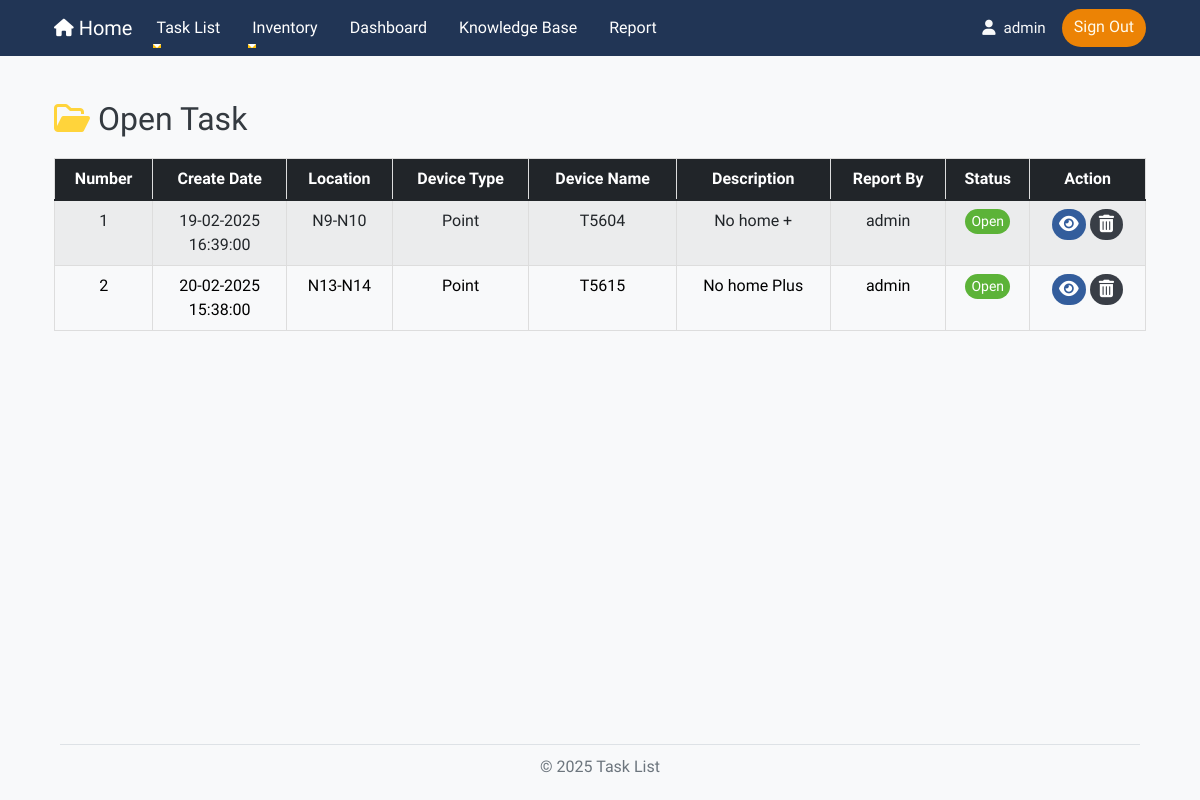
Before: /work/open (signed in) with the older database file.
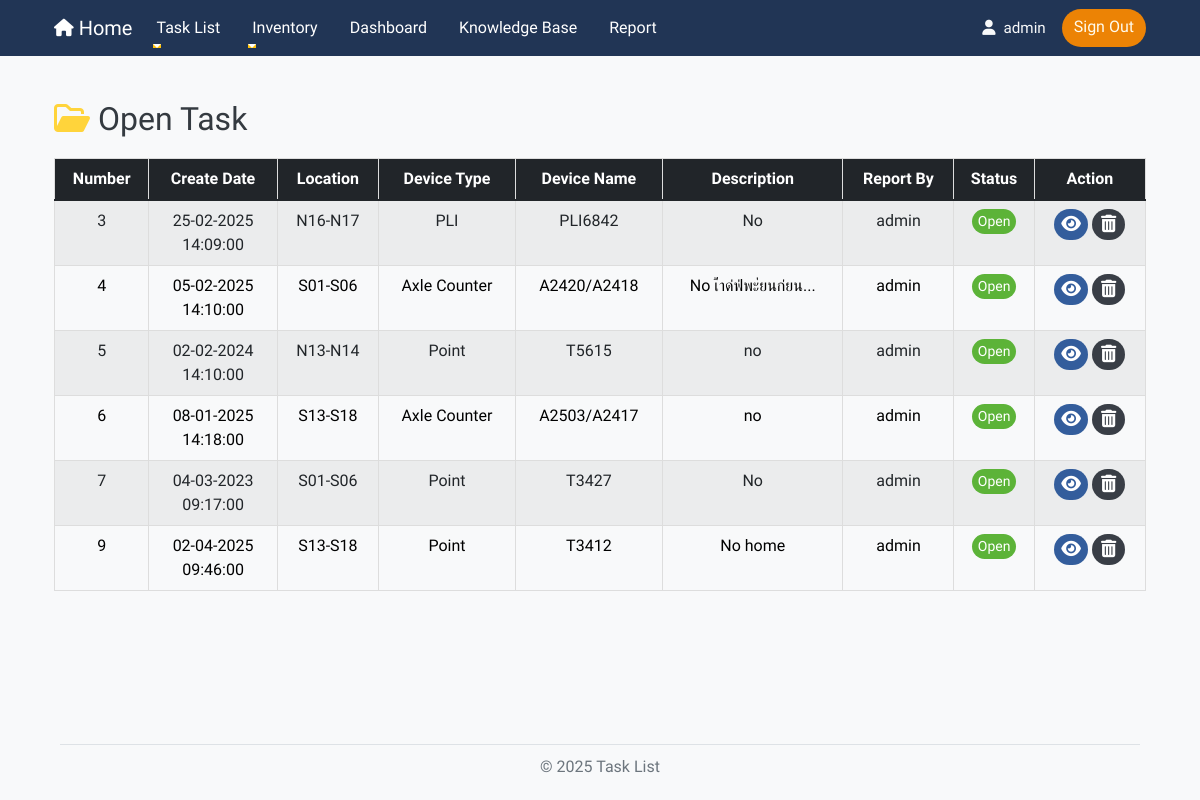
After: the same page with the newer database file.
### app/models/Work.py (models this page shows, shortened)
class Work(db.Model):
    number = db.Column(db.Integer, primary_key=True, autoincrement=True)  # เลข 6 หลัก รันอัตโนมัติ
    create_date = db.Column(db.DateTime, default=now_utc)  # วันที่และเวลา สร้างอัตโนมัติ
    work_order = db.Column(db.String(50), nullable=False)          # Work Order
    line_id = db.Column(db.Integer, db.ForeignKey('line.id'), nullable=True)
    location_id = db.Column(db.Integer, db.ForeignKey('location.id'), nullable=True)
    device_type_id = db.Column(db.Integer, db.ForeignKey('device_type.id'), nullable=True)
    device_name_id = db.Column(db.Integer, db.ForeignKey('device_name.id'), nullable=True)
    description = db.Column(db.Text, nullable=False)               # รายละเอียด
    report_by = db.Column(db.String(50), nullable=False)           # ผู้รายงาน
    status = db.Column(db.String(20), nullable=False, default="open")  # สถานะ (ค่าเริ่มต้น: open)
    link = db.Column(db.String(255), nullable=True)           # URL ของไฟล์
    cause_id = db.Column(db.Integer, db.ForeignKey('cause.id'), nullable=True)  # ForeignKey เชื่อมกับ Cause
    point_casedetail_id = db.Column(db.Integer, db.ForeignKey('point_case_detail.id'), nullable=True)  # ForeignKey เชื่อมกับ PointCaseDetail
    line = db.relationship('Line', backref='works')
    location = db.relationship('Location', backref='works')
    device_type = db.relationship('DeviceType', backref='works')
    device_name = db.relationship('DeviceName', backref='works')
    cause = db.relationship('Cause', backref='works')
    point_casedetail = db.relationship('PointCaseDetail', backref='works')

### app/models/Location.py (models this page shows, shortened)
class Location(db.Model):
    id = db.Column(db.Integer, primary_key=True)
    name = db.Column(db.String(50), nullable=False)
    line_id = db.Column(db.Integer, db.ForeignKey('line.id'), nullable=False)
    line = db.relationship('Line', backref=db.backref('locations', lazy=True))

### app/models/DeviceType.py (models this page shows, shortened)
class DeviceType(db.Model):
    id = db.Column(db.Integer, primary_key=True)
    name = db.Column(db.String(50), nullable=False)
    line_id = db.Column(db.Integer, db.ForeignKey('line.id'), nullable=False)
    line = db.relationship('Line', backref=db.backref('device_types', lazy=True))

### app/models/DeviceName.py (models this page shows, shortened)
class DeviceName(db.Model):
    id = db.Column(db.Integer, primary_key=True)
    name = db.Column(db.String(100), nullable=False)
    device_type_id = db.Column(db.Integer, db.ForeignKey('device_type.id'), nullable=False)
    location_id = db.Column(db.Integer, db.ForeignKey('location.id'), nullable=False)
    device_type = db.relationship('DeviceType', backref=db.backref('device_names', lazy=True))
    location = db.relationship('Location', backref=db.backref('device_names', lazy=True))
    bound = db.Column(db.String(100), nullable=True)
    inandout = db.Column(db.String(100), nullable=True)
    serial_number = db.Column(db.String(100), nullable=True)
    ip_address = db.Column(db.String(45), nullable=True)
    mac_address = db.Column(db.String(17), nullable=True)
    channel = db.Column(db.String(50), nullable=True)
    device_role = db.Column(db.String(50), nullable=True)
    force_data = db.Column(db.String(50), nullable=True)
    vac_white = db.Column(db.String(50), nullable=True)
    current_white = db.Column(db.String(50), nullable=True)
    vac_red = db.Column(db.String(50), nullable=True)
    current_red = db.Column(db.String(50), nullable=True)
    vac_yellow = db.Column(db.String(50), nullable=True)
    current_yellow = db.Column(db.String(50), nullable=True)
    f1_f2 = db.Column(db.String(50), nullable=True)
    red_module = db.Column(db.String(50), nullable=True)
    white_module = db.Column(db.String(50), nullable=True)
    yellow_module = db.Column(db.String(50), nullable=True)

### app/work/routes.py (the view)
@work_bp.route('/open',methods=['GET','POST'])
@login_required
def open():
        works = Work.query.all()
        return render_template("open.html", works=works)

### app/work/templates/work/open.html (shortened to what this page needs)
{% import "bootstrap/wtf.html" as wtf %}
{% extends "layout.html" %}
{% block content %}
<!DOCTYPE html>
<html lang="en">
<head>
    <link rel="stylesheet" href="https://cdn.jsdelivr.net/npm/bootstrap@5.1.3/dist/css/bootstrap.min.css">
    <link rel="stylesheet" href="https://cdn.jsdelivr.net/npm/bootstrap-table/dist/bootstrap-table.min.css">
    <link rel="stylesheet" href="{{ url_for('static', filename='/style.css') }}">
</head>
<body>
<div class="container">
    <br>
    <h2><i class="fa-regular fa-folder-open" style="color: #FFD43B;"></i> Open Task </h2>
    {% if works %}
    <table data-toggle="table"
           data-search="true"
           data-pagination="true"
           data-page-list="[10, 25, 50, 100, all]"
           class="table table-striped table-hover">
        <thead class="table-dark">
            <tr>
                <th data-sortable="true" data-field="number">Number</th>
                <th data-sortable="true" data-field="create_date">Create Date</th>
                <th data-sortable="true" data-field="location_name">Location</th>
                <th data-sortable="true" data-field="device_type">Device Type</th>
                <th data-sortable="true" data-field="device_name">Device Name</th>
                <th data-sortable="true" data-field="description">Description</th>
                <th data-sortable="true" data-field="report_by">Report By</th>
                <th data-sortable="true" data-field="status">Status</th>
                <th data-field="action">Action</th>
            </tr>
        </thead>
        <tbody>
            {% for work in works %}
            {% if work.status != 'Closed' %}
            <tr>
                <td>{{ work.number }}</td>
                <td>{{ work.create_date.strftime('%d-%m-%Y') }}<br>
                    {{ work.create_date.strftime('%H:%M:%S') }}</td>
                <td>{{ work.location.name if work.location else '-' }}</td>
                <td>{{ work.device_type.name if work.device_type else '-' }}</td>
                <td>{{ work.device_name.name if work.device_name else '-' }}</td>
                <td>
                    {% if work.description|length > 20 %}
                        <span title="{{ work.description }}" data-bs-toggle="tooltip" data-bs-placement="top">
                            {{ work.description[:20] }}...
                        </span>
                    {% else %}
                        {{ work.description }}
                    {% endif %}
                </td>
                <td>{{ work.report_by }}</td>
                <td>
                    {% if work.status == 'Open' %}
                        <span class="status-open">{{ work.status }}</span>
                    {% elif work.status == 'Closed' %}
                        <span class="status-closed">{{ work.status }}</span>
                    {% else %}
                        <span class="status-other">{{ work.status }}</span>
                    {% endif %}
                </td>
                <td class="actions">
                    <a href="{{ url_for('work.work_detail', number=work.number) }}" class="btn custom-view-btn">
                    </a>
                    {% if current_user.role == 'admin' %}
                        <a href="#" onclick="confirmDelete('{{ work.number }}')" class="btn custom-delete-btn">
                        </a>
                    {% endif %}
                </td>
            </tr>
            {% endif %}
            {% endfor %}
        </tbody>
    </table>
    {% endif %}
</div>
</body>
</html>
{% endblock %}

Changed rows visible on the page:
removed Work: number "1", create_date "19-02-2025", create_date "16:39:00", location "N9-N10", device_type "Point", device_name "T5604", description "No home +", report_by "admin", status "Open"
no longer on this page (row edited): Work: number "2", create_date "20-02-2025", create_date "15:38:00", location "N13-N14", device_type "Point", device_name "T5615", description "No home Plus", report_by "admin", status "Open"
added Work: number "3", create_date "25-02-2025", create_date "14:09:00", location "N16-N17", device_type "PLI", device_name "PLI6842", description "No", report_by "admin", status "Open"
added Work: number "4", create_date "05-02-2025", create_date "14:10:00", location "S01-S06", device_type "Axle Counter", device_name "A2420/A2418", description "No เ่้าด่ฟ่พะ่ยนก่ยน", report_by "admin", status "Open"
added Work: number "5", create_date "02-02-2024", create_date "14:10:00", location "N13-N14", device_type "Point", device_name "T5615", description "no", report_by "admin", status "Open"
added Work: number "6", create_date "08-01-2025", create_date "14:18:00", location "S13-S18", device_type "Axle Counter", device_name "A2503/A2417", description "no", report_by "admin", status "Open"
added Work: number "7", create_date "04-03-2023", create_date "09:17:00", location "S01-S06", device_type "Point", device_name "T3427", description "No", report_by "admin", status "Open"
added Work: number "9", create_date "02-04-2025", create_date "09:46:00", location "S13-S18", device_type "Point", device_name "T3412", description "No home", report_by "admin", status "Open"
